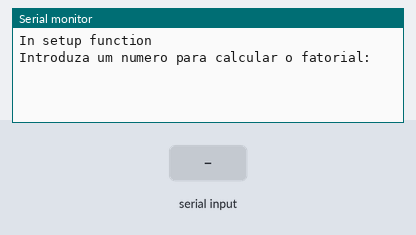
A sketch run on a simulated Arduino Uno, built with avr-gcc and run on an emulated ATmega328P. On the bench: the last lines printed to the serial monitor. Inputs (shaded band) come from the test bench.

Above: at 1.2 s.
1.3 s: "90,45\n" received over Serial
At 1.9 s:
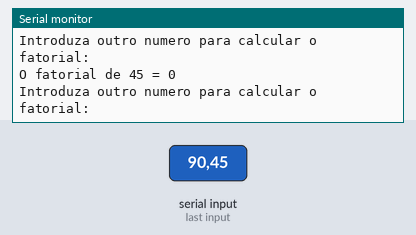
2.8 s: "30,150\n" received over Serial
At 2.9 s:
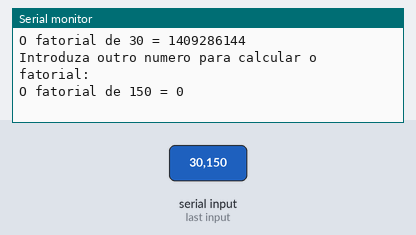
Timing chart, 0 to 5.8 s (numbered marks = the images above; inputs shaded):
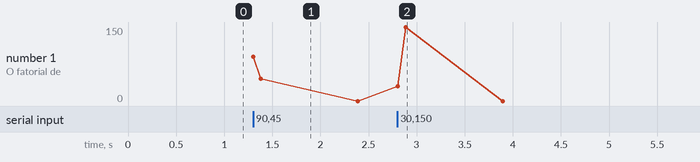

Measured:
- after the input at 1.3 s, the serial monitor: prints a new line at once (image 1)
- after the input at 2.8 s, the serial monitor: prints a new line at once (image 2)

The sketch:

Ficha_1_Exercise_7.ino
```cpp
/////////////////////////////////////////////////
// Ficha Prática 1 - Revisões
/////////////////////////////////////////////////

/////////////////////////////////////////////////
// Eduardo Miguel Moreira Junqueira nº30241 ERSC
/////////////////////////////////////////////////

/////////////////////////////////////////////////
// 2-Exercícios-Ex7:https://www.tinkercad.com/things/0fi7Q4h6z3O-copy-of-fp1-embedded-c-programming/editel?sharecode=SoROSWhlEjQ0D2KK2GZ474Ve-6bO9LOan8Dmn90wGm8
/////////////////////////////////////////////////

int numero; // Variável de número inteiro introduzido pelo utilizador
bool calculado = false; // Variável de controle para garantir que o fatorial seja calculado apenas uma vez

// Função que calcula o fatorial de um número
long factorial(int n) {
  long resultado = 1; // Inicializa o resultado como 1

  // Calcula o fatorial de n
  for (int i = 1; i <= n; i++) {
    resultado *= i;
  }

  return resultado; // Retorna o fatorial
}

/////////////////////////////////////////////////
// Função Setup - Inicialização
/////////////////////////////////////////////////
void setup() {
  Serial.begin(9600);
  Serial.println("In setup function");
  Serial.println("Introduza um numero para calcular o fatorial:");
}

/////////////////////////////////////////////////
// Função Loop - Loop de controlo
/////////////////////////////////////////////////
void loop() {
  // Verificar se há dados disponíveis para ler o número do utilizador
  if (Serial.available() > 0 && !calculado) {
    // Ler o número inserido pelo utilizador
    numero = Serial.parseInt();

     // Verificar se o número é não-negativo
    if (numero >= 0) {
      // Calcula o fatorial usando a função factorial
      long resultado = factorial(numero);

      // Exibe o resultado do fatorial
      Serial.print("O fatorial de ");
      Serial.print(numero);
      Serial.print(" = ");
      Serial.println(resultado);

      // Pedir um novo número
      Serial.println("Introduza outro numero para calcular o fatorial:");
    } else {
      // Mensagem para número negativo
      Serial.println("O fatorial não e definido para numeros negativos. Introduza outro numero:");
    }
  }

  // Ciclo for para garantir que o Arduino continua pedindo números
  for (int i = 0; i < 1; i++) {
    // Esse ciclo for permite que o loop continue executando e verificando novos números
    // sem a necessidade de uma variável de controle como 'calculado'.
  }
}
```
